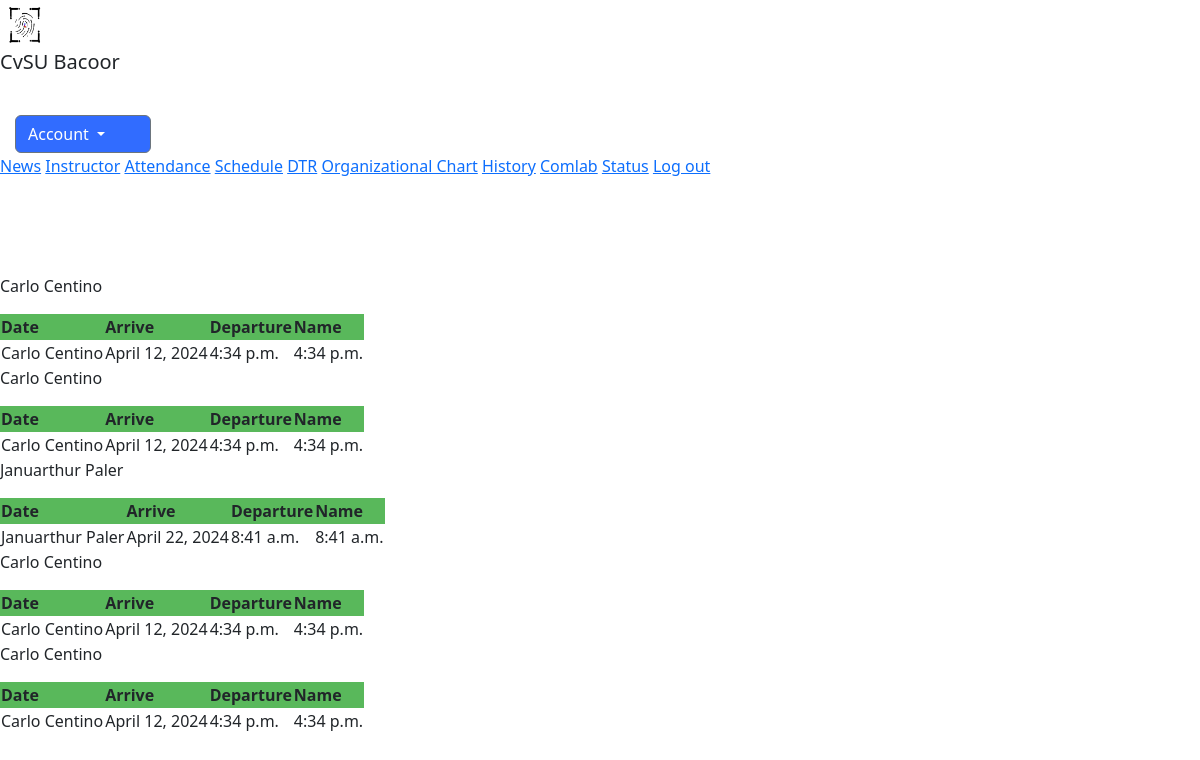
The page /history/ on the database its author committed.
### webapp/models.py (models this page shows, shortened)
class History(models.Model):
    IdNum = models.CharField(max_length=5, default='')
    profile_pic = models.ImageField(upload_to='profile_pics/', null=True, blank=True)
    first_name = models.CharField(max_length=100)
    last_name = models.CharField(max_length=100)
    time_in = models.TimeField(null=True, blank=True, default=timezone.now)
    time_out = models.TimeField(null=True, blank=True, default=timezone.now)
    date = models.DateField(null=True, blank=True)

### webapp/views.py (the view)
# urls.py: path('history/', views.history_page, name='history'),
def history_page(request):
    cd = History.objects.all()
    return render(request, 'pages/history.html',{'cd': cd})

### webapp/templates/pages/history.html (shortened to what this page needs)
{% extends 'pages/index.html' %}
{% load static %}
{% block content %}
<section id="History">
    <div class="sidebar">
        <div class="logo">
            <img src="{% static 'image/logoams.png' %}"  height="50px" width="50px" alt="CVSU logo">
            <h5>CvSU Bacoor</h5>
        </div>
        <br>
        <br>
        <div class="dropdown">
            <button class="btn btn-secondary dropdown-toggle" type="button" data-bs-toggle="dropdown" aria-expanded="false">
                Account
            </button>
        </div>
        <a href="{% url 'Apost' %}" {% if request.resolver_match.url_name == 'Apost' %}class="active"{% endif %}>News</a>
        <a href="{% url 'main' %}" {% if request.path == '/main/' %}class="active"{% endif %}>Instructor</a>
        <a href="{% url 'attendance' %}" {% if request.path == '/attendance/' %}class="active"{% endif %}>Attendance</a>
        <a href="{% url 'schedule' %}" {% if request.path == '/schedule/' %}class="active"{% endif %}>Schedule</a>
        <a href="{% url 'dtrm' %}" {% if request.path == '/dtrm/' %}class="active"{% endif %}>DTR</a>
        <a href="{% url 'orgList' %}" {% if request.path == '/orgList/' %}class="active"{% endif %}>Organizational Chart</a>
        <a href="{% url 'history' %}" {% if request.path == '/history/' %}class="active"{% endif %}>History</a>
        <a href="{% url 'Acomlab' %}" {% if request.path == '/Acomlab/' %}class="active"{% endif %}>Comlab</a>
        <a href="{% url 'AdminStatus' %}" {% if request.path == '/AdminStatus/' %}class="active"{% endif %}>Status</a>
        <a href="{% url 'logout' %}" {% if request.path == '/logout/' %}class="active"{% endif %}>Log out</a>
    </div>
    <br> <br> <br> <br>
    <div class="containerH scrolling-wrapper">
        {% for cd in cd %}
        <div class="box">
            <div class="User-info">
                <p> {{ cd.first_name }} {{ cd.last_name }}</p>
            </div>
            <table class="attendance-table">
                <thead>
                    <tr>
                        <th>Date</th>
                        <th>Arrive</th>
                        <th>Departure</th>
                        <th>Name</th>
                    </tr>
                </thead>
                <tbody>
                    <tr>
                        <td>{{ cd.first_name }} {{ cd.last_name }}</td>
                        <td>{{ cd.date }}</td>
                        <td>{{ cd.time_in }} </td>
                        <td>{{ cd.time_out }} </td>
                    </tr>
                </tbody>
            </table>
        </div>
        {% endfor %}
    </div>
</section>
{% endblock %}

### webapp/templates/pages/history.html (style rules this page uses)
.attendance-table th { background-color:#59b85b ; }
.dropdown button { background-color: #316cff; margin-left: 15px; padding-right:45px; }
button.btn { margin-top: -20px; }

### rows shown on the page
History: first_name "Carlo", last_name "Centino", date "April 12, 2024", time_in "4:34 p.m.", time_out "4:34 p.m."
History: first_name "Carlo", last_name "Centino", date "April 12, 2024", time_in "4:34 p.m.", time_out "4:34 p.m."
History: first_name "Januarthur", last_name "Paler", date "April 22, 2024", time_in "8:41 a.m.", time_out "8:41 a.m."
History: first_name "Carlo", last_name "Centino", date "April 12, 2024", time_in "4:34 p.m.", time_out "4:34 p.m."
History: first_name "Carlo", last_name "Centino", date "April 12, 2024", time_in "4:34 p.m.", time_out "4:34 p.m."
